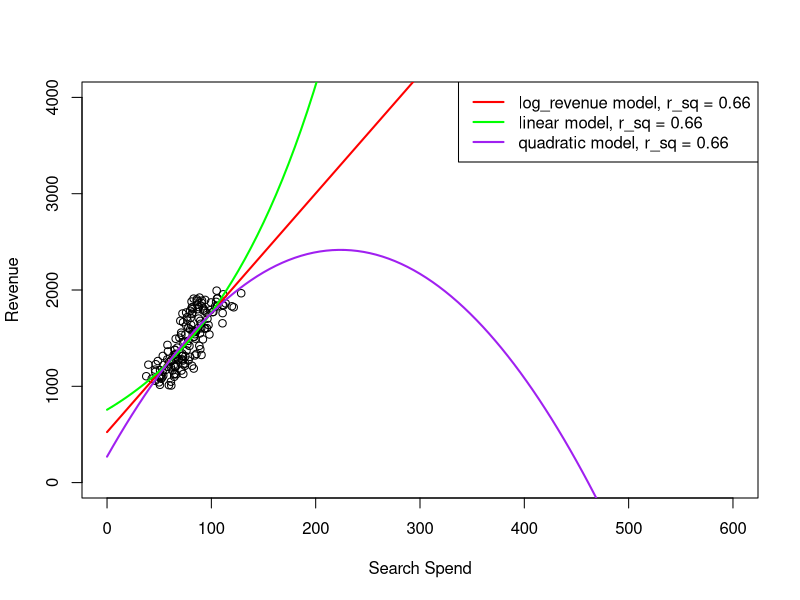

Write the R code that produced this figure.
# getBicop is a snippet from https://stats.stackexchange.com/questions/15011/generate-a-random-variable-with-a-defined-correlation-to-an-existing-variables/15035#15035
# returns a data frame of two variables which correlate with a population correlation of rho
# If desired, one of both variables can be fixed to an existing variable by specifying x
getBiCop <- function(n, rho, mar.fun=rnorm, x = NULL, ...) {
  if (!is.null(x)) {X1 <- x} else {X1 <- mar.fun(n, ...)}
  if (!is.null(x) & length(x) != n) warning("Variable x does not have the same length as n!")
  
  C <- matrix(rho, nrow = 2, ncol = 2)
  diag(C) <- 1
  
  C <- chol(C)
  
  X2 <- mar.fun(n)
  X <- cbind(X1,X2)
  
  # induce correlation (does not change X1)
  df <- X %*% C
  
  ## if desired: check results
  #all.equal(X1,X[,1])
  #cor(X)
  
  return(df)
}

set.seed(3)

data = data.frame(revenue = runif(min = 1000, max = 2000, n=52*3))
data$search.spend = getBiCop(n=52*3, rho = 0.0052, x = data$revenue)[,2]*10

cor(data)

data$log_revenue = log(data$revenue+1)
data$log_search.spend = log(data$search.spend+1)
data$search.spend_sq = data$search.spend^2

linear.fit <- lm(revenue ~ search.spend, data = data)
log.fit <- lm(log_revenue ~ search.spend, data = data)
quad.fit <- lm(revenue ~ search.spend + search.spend_sq, data = data)

x_max = 600
y_max  = 4000

search.spend.grid = data.frame(search.spend =seq(from = 0, to= x_max, by=x_max/100))
search.spend.grid$search.spend_sq = search.spend.grid$search.spend ^2

plotdf = data.frame(search.spend.grid)
plotdf$pred_linear <-  predict(linear.fit, search.spend.grid)
plotdf$pred_log <-  exp(predict(log.fit, search.spend.grid))
plotdf$pred_quad <- predict(quad.fit, search.spend.grid)


plot(data$search.spend, data$revenue
     , xlim = c(0,x_max), ylim = c(0,y_max)
     , xlab="Search Spend"
     , ylab="Revenue")
lines (plotdf$search.spend, plotdf$pred_linear, type = 'l',col='red', lwd =2)
lines (plotdf$search.spend, plotdf$pred_log, type = 'l',col='green', lwd =2)
lines (plotdf$search.spend, plotdf$pred_quad, type = 'l',col='purple', lwd =2)

legend("topright"
       , legend=c(paste("log_revenue model, r_sq =", round(summary(log.fit)$r.squared,2))
                  , paste("linear model, r_sq =", round(summary(linear.fit)$r.squared,2))
                  , paste("quadratic model, r_sq =", round(summary(quad.fit)$r.squared,2)))
       ,col=c("red", "green", "purple")
       , lwd=2
       , lty=1
       )

